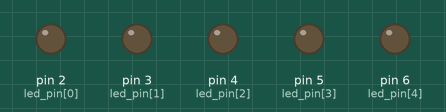
Simulated run of this sketch. Board: Arduino Uno, built with avr-gcc and run on an emulated ATmega328P. Shown: output pins drawn as LEDs (lit = HIGH).

Above: at 0.13 s.
At 2.01 s:
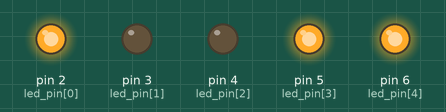
At 3.37 s:
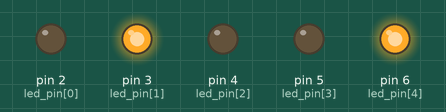
At 4.71 s:
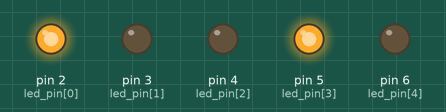
At 6.89 s:
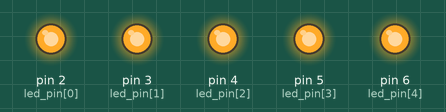
At 8.23 s:
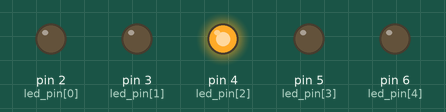
Timing chart, 0 to 8.5 s (numbered marks = the images above):
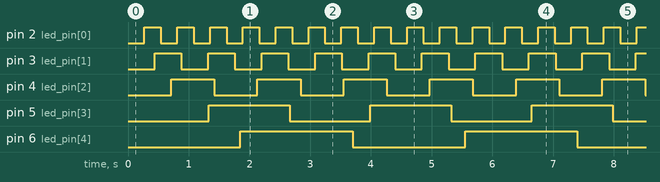

Measured:
- by itself, pin 2 (led_pin[0]): alternates HIGH for 0.27 s and LOW for 0.27 s
- by itself, pin 3 (led_pin[1]): alternates HIGH for 0.44 s and LOW for 0.44 s
- by itself, pin 4 (led_pin[2]): alternates HIGH for 0.71 s and LOW for 0.71 s
- by itself, pin 5 (led_pin[3]): alternates HIGH for 1.3 s and LOW for 1.3 s
- by itself, pin 6 (led_pin[4]): alternates HIGH for 1.9 s and LOW for 1.9 s

The sketch:

no_1_tes_embedded.ino
```cpp
#include <Arduino.h>
//By Ahmad Fadhil Ghifari Ekaputra
const int led_pin[5] = {2, 3, 4, 5, 6}; //merah,kuning,hijau,biru,putih
int led_state[5] = {0, 0, 0, 0, 0};
unsigned long prev_mil[5] = {0, 0, 0, 0, 0};
unsigned long curr_mil;

const long interval[5] = {270, 440, 710, 1330, 1850}; //merah,kuning,hijau,biru,putih

void setup() {
  for (int i = 0; i < 5; i++) {
    pinMode(led_pin[i], OUTPUT);
  }
}

void loop() {
  curr_mil = millis();
  for (int i = 0; i < 5; i++) {
    if (curr_mil - prev_mil[i] >= interval[i]) {
      prev_mil[i] = curr_mil;

      led_state[i] = !(led_state[i]);

      digitalWrite(led_pin[i], led_state[i]);
    }
  }
}
```
